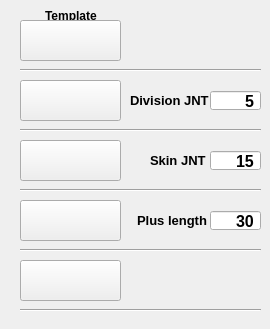
    <widget class="QWidget" name="path_tab">
     <attribute name="title">
      <string>path</string>
     </attribute>
     <widget class="QLabel" name="default_Div_LAB">
      <property name="geometry">
       <rect>
        <x>130</x>
        <y>90</y>
        <width>81</width>
        <height>21</height>
       </rect>
      </property>
      <property name="font">
       <font>
        <pointsize>10</pointsize>
        <weight>75</weight>
        <bold>true</bold>
       </font>
      </property>
      <property name="text">
       <string>Division JNT</string>
      </property>
     </widget>
     <widget class="QSpinBox" name="default_Div_SPB">
      <property name="geometry">
       <rect>
        <x>210</x>
        <y>90</y>
        <width>51</width>
        <height>21</height>
       </rect>
      </property>
      <property name="font">
       <font>
        <pointsize>12</pointsize>
        <weight>75</weight>
        <bold>true</bold>
       </font>
      </property>
      <property name="layoutDirection">
       <enum>Qt::LeftToRight</enum>
      </property>
      <property name="autoFillBackground">
       <bool>false</bool>
      </property>
      <property name="alignment">
       <set>Qt::AlignRight|Qt::AlignTrailing|Qt::AlignVCenter</set>
      </property>
      <property name="buttonSymbols">
       <enum>QAbstractSpinBox::NoButtons</enum>
      </property>
      <property name="singleStep">
       <number>1</number>
      </property>
      <property name="value">
       <number>5</number>
      </property>
     </widget>
     <widget class="QLabel" name="label_5">
      <property name="geometry">
       <rect>
        <x>45</x>
        <y>5</y>
        <width>61</width>
        <height>21</height>
       </rect>
      </property>
      <property name="font">
       <font>
        <pointsize>9</pointsize>
        <weight>75</weight>
        <italic>false</italic>
        <bold>true</bold>
       </font>
      </property>
      <property name="text">
       <string>Template</string>
      </property>
     </widget>
     <widget class="QPushButton" name="createPathTempJoints_BTN">
      <property name="geometry">
       <rect>
        <x>20</x>
        <y>20</y>
        <width>101</width>
        <height>41</height>
       </rect>
      </property>
      <property name="cursor">
       <cursorShape>PointingHandCursor</cursorShape>
      </property>
      <property name="styleSheet">
       <string notr="true"/>
      </property>
      <property name="text">
       <string/>
      </property>
      <property name="iconSize">
       <size>
        <width>101</width>
        <height>97</height>
       </size>
      </property>
     </widget>
     <widget class="QPushButton" name="setRig_BTN">
      <property name="geometry">
       <rect>
        <x>20</x>
        <y>140</y>
        <width>101</width>
        <height>41</height>
       </rect>
      </property>
      <property name="cursor">
       <cursorShape>PointingHandCursor</cursorShape>
      </property>
      <property name="styleSheet">
       <string notr="true"/>
      </property>
      <property name="text">
       <string/>
      </property>
      <property name="iconSize">
       <size>
        <width>101</width>
        <height>97</height>
       </size>
      </property>
     </widget>
     <widget class="QLabel" name="path_skin_JNT_LAB">
      <property name="geometry">
       <rect>
        <x>150</x>
        <y>150</y>
        <width>71</width>
        <height>21</height>
       </rect>
      </property>
      <property name="font">
       <font>
        <pointsize>10</pointsize>
        <weight>75</weight>
        <bold>true</bold>
       </font>
      </property>
      <property name="text">
       <string>Skin JNT</string>
      </property>
     </widget>
     <widget class="QSpinBox" name="path_skin_JNT_SPB">
      <property name="geometry">
       <rect>
        <x>210</x>
        <y>150</y>
        <width>51</width>
        <height>21</height>
       </rect>
      </property>
      <property name="font">
       <font>
        <pointsize>12</pointsize>
        <weight>75</weight>
        <bold>true</bold>
       </font>
      </property>
      <property name="layoutDirection">
       <enum>Qt::LeftToRight</enum>
      </property>
      <property name="autoFillBackground">
       <bool>false</bool>
      </property>
      <property name="alignment">
       <set>Qt::AlignRight|Qt::AlignTrailing|Qt::AlignVCenter</set>
      </property>
      <property name="buttonSymbols">
       <enum>QAbstractSpinBox::NoButtons</enum>
      </property>
      <property name="singleStep">
       <number>1</number>
      </property>
      <property name="value">
       <number>15</number>
      </property>
     </widget>
     <widget class="QPushButton" name="setBodyDivJoints_BTN">
      <property name="geometry">
       <rect>
        <x>20</x>
        <y>80</y>
        <width>101</width>
        <height>41</height>
       </rect>
      </property>
      <property name="cursor">
       <cursorShape>PointingHandCursor</cursorShape>
      </property>
      <property name="styleSheet">
       <string notr="true"/>
      </property>
      <property name="text">
       <string/>
      </property>
      <property name="iconSize">
       <size>
        <width>101</width>
        <height>97</height>
       </size>
      </property>
     </widget>
     <widget class="QPushButton" name="pathCurveSet_BTN">
      <property name="geometry">
       <rect>
        <x>20</x>
        <y>200</y>
        <width>101</width>
        <height>41</height>
       </rect>
      </property>
      <property name="cursor">
       <cursorShape>PointingHandCursor</cursorShape>
      </property>
      <property name="styleSheet">
       <string notr="true"/>
      </property>
      <property name="text">
       <string/>
      </property>
      <property name="iconSize">
       <size>
        <width>101</width>
        <height>97</height>
       </size>
      </property>
     </widget>
     <widget class="QLabel" name="add_length_LAB">
      <property name="geometry">
       <rect>
        <x>137</x>
        <y>210</y>
        <width>81</width>
        <height>21</height>
       </rect>
      </property>
      <property name="font">
       <font>
        <pointsize>10</pointsize>
        <weight>75</weight>
        <bold>true</bold>
       </font>
      </property>
      <property name="text">
       <string>Plus length</string>
      </property>
     </widget>
     <widget class="QSpinBox" name="add_length_SPB">
      <property name="geometry">
       <rect>
        <x>210</x>
        <y>210</y>
        <width>51</width>
        <height>21</height>
       </rect>
      </property>
      <property name="font">
       <font>
        <pointsize>12</pointsize>
        <weight>75</weight>
        <bold>true</bold>
       </font>
      </property>
      <property name="layoutDirection">
       <enum>Qt::LeftToRight</enum>
      </property>
      <property name="autoFillBackground">
       <bool>false</bool>
      </property>
      <property name="alignment">
       <set>Qt::AlignRight|Qt::AlignTrailing|Qt::AlignVCenter</set>
      </property>
      <property name="buttonSymbols">
       <enum>QAbstractSpinBox::NoButtons</enum>
      </property>
      <property name="singleStep">
       <number>1</number>
      </property>
      <property name="value">
       <number>30</number>
      </property>
     </widget>
     <widget class="Line" name="line_10">
      <property name="geometry">
       <rect>
        <x>20</x>
        <y>60</y>
        <width>241</width>
        <height>20</height>
       </rect>
      </property>
      <property name="orientation">
       <enum>Qt::Horizontal</enum>
      </property>
     </widget>
     <widget class="Line" name="line_11">
      <property name="geometry">
       <rect>
        <x>20</x>
        <y>120</y>
        <width>241</width>
        <height>20</height>
       </rect>
      </property>
      <property name="orientation">
       <enum>Qt::Horizontal</enum>
      </property>
     </widget>
     <widget class="Line" name="line_12">
      <property name="geometry">
       <rect>
        <x>20</x>
        <y>180</y>
        <width>241</width>
        <height>20</height>
       </rect>
      </property>
      <property name="orientation">
       <enum>Qt::Horizontal</enum>
      </property>
     </widget>
     <widget class="Line" name="line_14">
      <property name="geometry">
       <rect>
        <x>20</x>
        <y>240</y>
        <width>241</width>
        <height>20</height>
       </rect>
      </property>
      <property name="orientation">
       <enum>Qt::Horizontal</enum>
      </property>
     </widget>
     <widget class="QPushButton" name="pathCurveSet_BTN_2">
      <property name="geometry">
       <rect>
        <x>20</x>
        <y>260</y>
        <width>101</width>
        <height>41</height>
       </rect>
      </property>
      <property name="cursor">
       <cursorShape>PointingHandCursor</cursorShape>
      </property>
      <property name="styleSheet">
       <string notr="true"/>
      </property>
      <property name="text">
       <string/>
      </property>
      <property name="iconSize">
       <size>
        <width>101</width>
        <height>97</height>
       </size>
      </property>
     </widget>
     <widget class="Line" name="line_15">
      <property name="geometry">
       <rect>
        <x>20</x>
        <y>300</y>
        <width>241</width>
        <height>20</height>
       </rect>
      </property>
      <property name="orientation">
       <enum>Qt::Horizontal</enum>
      </property>
     </widget>
    </widget>
